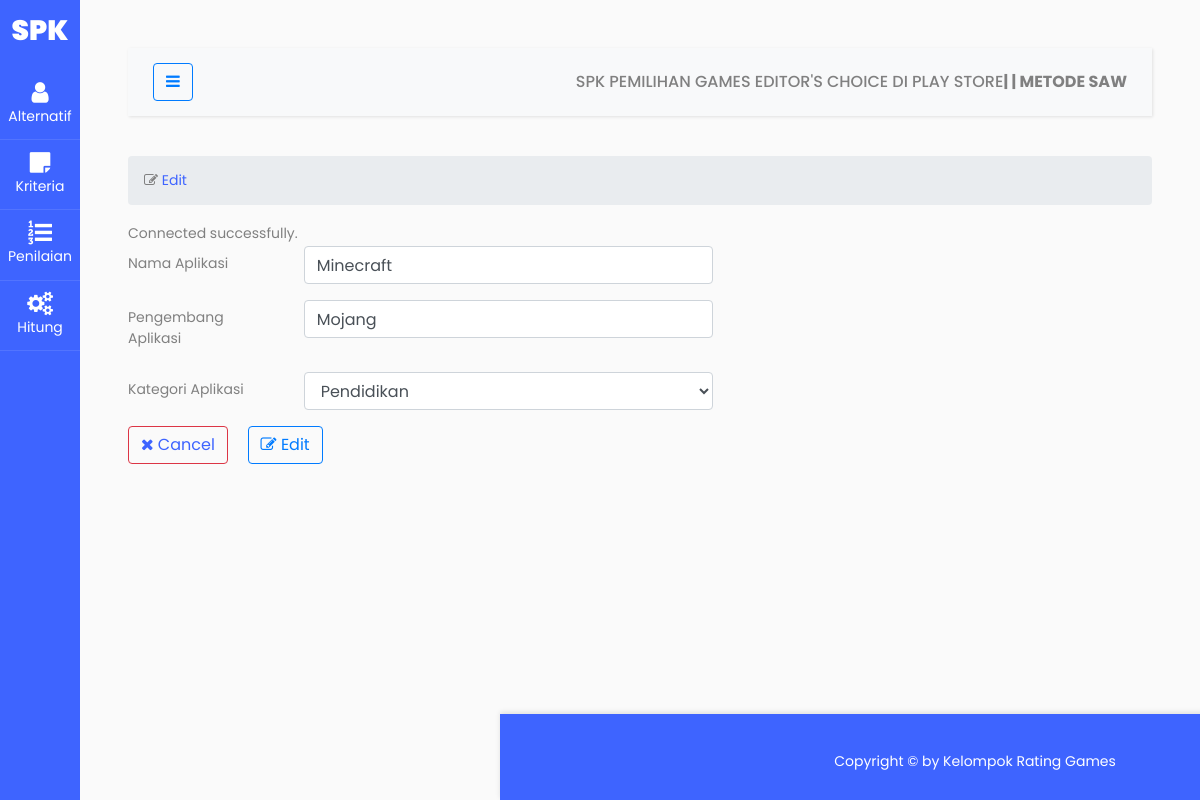
Page /alt_ubah.php?nama=Minecraft on the committed database.
### tables this page shows
CREATE TABLE `saw_aplikasi` (
  `nama` varchar(100) NOT NULL,
  `pengembang` varchar(100) NOT NULL,
  `kategori` varchar(100) NOT NULL
);

### alt_ubah.php (the view, shortened to what this page needs)
<!doctype html>
<html lang="en">
<?php
include 'components/head.php';
?>
<body>
    <div class="wrapper d-flex align-items-stretch">
        <?php
        include 'components/sidebar.php';
        ?>
        <div id="content" class="p-4 p-md-5">
            <?php
            include 'components/navbar.php';
            ?>
            <section id="main-content">
                <section class="wrapper">
                    <div class="row">
                        <div class="col-lg-12">
                            <ol class="breadcrumb">
                                <li><i class="fa fa-edit"></i><a href=""> Edit</a></li>
                            </ol>
                        </div>
                    </div>
                    <?php
                    include 'koneksi.php';
                    ?>
                    <form method="POST" action="">
                        <?php
                        $nama = $_GET['nama'];
                        $sql = "SELECT * FROM saw_aplikasi WHERE nama = '$nama'";
                        $hasil = $conn->query($sql);
                        $rows = $hasil->num_rows;
                        if ($rows > 0) {
                            $row = $hasil->fetch_row();
                            $nama = $row[0];
                            $pengembang = $row[1];
                            $kategori = $row[2];
                        ?>
                            <div class="form-group row">
                                <label class="col-sm-2 col-form-label">Nama Aplikasi</label>
                                <div class="col-sm-5">
                                    <input type="text" class="form-control" name="nama" value="<?= $nama ?>">
                                </div>
                            </div>
                            <div class="form-group row">
                                <label class="col-sm-2 col-form-label">Pengembang Aplikasi</label>
                                <div class="col-sm-5">
                                    <input type="text" class="form-control" name="pengembang" value="<?= $pengembang ?>">
                                </div>
                            </div>
                            <div class="form-group row">
                                <label class="col-sm-2 col-form-label">Kategori Aplikasi</label>
                                <div class="col-sm-5">
                                    <select class="form-control" name="kategori" value="<?= $kategori ?>">
                                        <option <?php if ($kategori == 'Pendidikan') {
                                                    echo 'selected';
                                                } ?>>Pendidikan</option>
                                    </select>
                                </div>
                            </div>
                            <div>
                                <button type="button" class="btn btn-outline-danger mr-3"><a href="index.php"><i class="fa fa-close"></i> Cancel</a></button>
                                <button type="edit" name="edit" class="btn btn-outline-primary"><i class="fa fa-edit"></i> Edit</button>
                            </div>
                    </form>
                <?php } ?>
                </section>
            </section>
        </div>
    </div>
</body>
<?php
include 'components/foot.php';
?>
</html>

### rows in the picture
saw_aplikasi: nama "Minecraft", pengembang "Mojang", kategori "Pendidikan"
